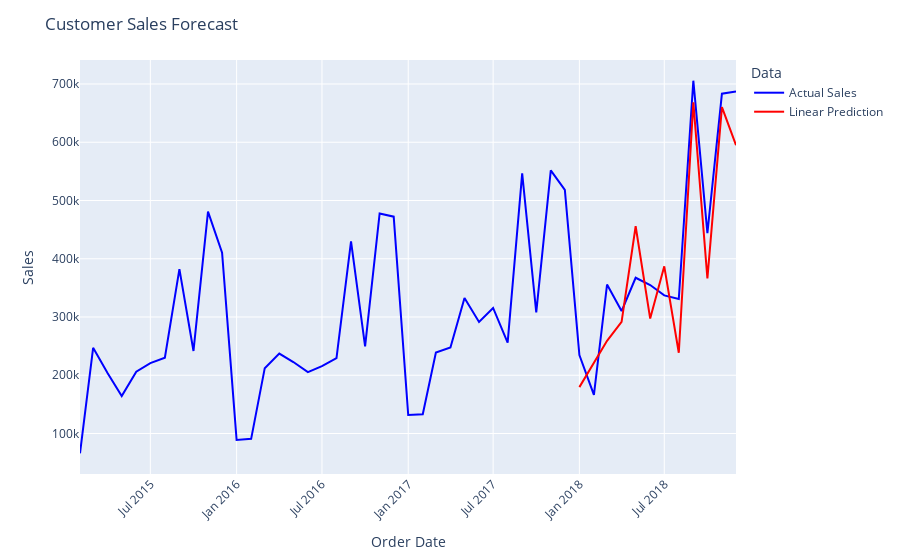

The code cell stored with this chart in its notebook:
### Code cell
import plotly.express as px

# Create a figure using Plotly Express
fig = px.line()

# Add the sales data to the figure
fig.add_scatter(x=monthly_sales['Order_Date'], y=monthly_sales['Sales'], mode='lines', name='Actual Sales', line_color='blue')

# Add the linear prediction data to the figure
fig.add_scatter(x=predict_df['Order_Date'], y=predict_df['Linear Prediction'], mode='lines', name='Linear Prediction', line_color='red')

# Customize the layout of the plot
fig.update_layout(title="Customer Sales Forecast",
                  xaxis_title="Order Date",
                  yaxis_title="Sales",
                  legend_title="Data",
                  xaxis=dict(tickangle=-45),
                  showlegend=True)

# Show the plot
fig.show()

### Figure 1 — Plotly figure (JSON) as saved in the notebook; plotly's stock layout.template omitted (floating-point values rounded to 4 significant figures)
{"data": [{"hovertemplate": "<extra></extra>", "legendgroup": "", "line": {"color": "#636efa", "dash": "solid"}, "marker": {"symbol": "circle"}, "mode": "lines", "name": "", "orientation": "v", "showlegend": false, "type": "scatter", "xaxis": "x", "yaxis": "y"}, {"line": {"color": "blue"}, "mode": "lines", "name": "Actual Sales", "type": "scatter", "x": ["2015-02-01T00:00:00", "2015-03-01T00:00:00", "2015-04-01T00:00:00", "2015-05-01T00:00:00", "2015-06-01T00:00:00", "2015-07-01T00:00:00", "2015-08-01T00:00:00", "2015-09-01T00:00:00", "2015-10-01T00:00:00", "2015-11-01T00:00:00", "2015-12-01T00:00:00", "2016-01-01T00:00:00", "2016-02-01T00:00:00", "2016-03-01T00:00:00", "2016-04-01T00:00:00", "2016-05-01T00:00:00", "2016-06-01T00:00:00", "2016-07-01T00:00:00", "2016-08-01T00:00:00", "2016-09-01T00:00:00", "2016-10-01T00:00:00", "2016-11-01T00:00:00", "2016-12-01T00:00:00", "2017-01-01T00:00:00", "2017-02-01T00:00:00", "2017-03-01T00:00:00", "2017-04-01T00:00:00", "2017-05-01T00:00:00", "2017-06-01T00:00:00", "2017-07-01T00:00:00", "2017-08-01T00:00:00", "2017-09-01T00:00:00", "2017-10-01T00:00:00", "2017-11-01T00:00:00", "2017-12-01T00:00:00", "2018-01-01T00:00:00", "2018-02-01T00:00:00", "2018-03-01T00:00:00", "2018-04-01T00:00:00", "2018-05-01T00:00:00", "2018-06-01T00:00:00", "2018-07-01T00:00:00", "2018-08-01T00:00:00", "2018-09-01T00:00:00", "2018-10-01T00:00:00", "2018-11-01T00:00:00", "2018-12-01T00:00:00"], "y": [66030, 247156, 203258, 164263, 206064, 220986, 230161, 382200, 241726, 480979, 410279, 89009, 90823, 212164, 237272, 222722, 205388, 215776, 229543, 429658, 249639, 477720, 472245, 131727, 132982, 238956, 247773, 332524, 291454, 315531, 256089, 546728, 308026, 551815, 518307, 234739, 166267, 355704, 310150, 367411, 354902, 337092, 331014, 705680, 443898, 683410, 687245]}, {"line": {"color": "red"}, "mode": "lines", "name": "Linear Prediction", "type": "scatter", "x": ["2018-01-01T00:00:00", "2018-02-01T00:00:00", "2018-03-01T00:00:00", "2018-04-01T00:00:00", "2018-05-01T00:00:00", "2018-06-01T00:00:00", "2018-07-01T00:00:00", "2018-08-01T00:00:00", "2018-09-01T00:00:00", "2018-10-01T00:00:00", "2018-11-01T00:00:00", "2018-12-01T00:00:00"], "y": [179600.0, 222200.0, 259200.0, 291700.0, 455800.0, 297300.0, 387000.0, 238700.0, 668700.0, 366400.0, 660300.0, 594900.0]}], "layout": {"legend": {"title": {"text": "Data"}, "tracegroupgap": 0}, "margin": {"t": 60}, "showlegend": true, "title": {"text": "Customer Sales Forecast"}, "xaxis": {"anchor": "y", "domain": [0, 1], "tickangle": -45, "title": {"text": "Order Date"}}, "yaxis": {"anchor": "x", "domain": [0, 1], "title": {"text": "Sales"}}}}
